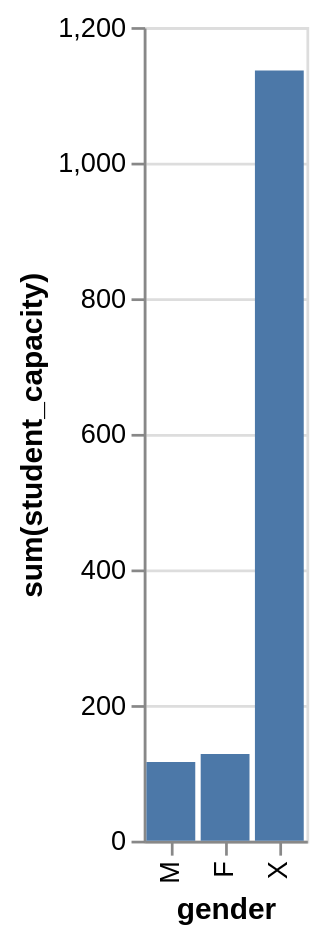

Express this chart as Vega-Lite.
### Vega-Lite specification from a JSON file in a GitHub repository (floating-point values rounded to 4 significant figures)
{"data": {"values": [{"x_data": "M", "y_data": 116}, {"x_data": "F", "y_data": 128}, {"x_data": "X", "y_data": 1136}]}, "mark": "bar", "encoding": {"x": {"field": "x_data", "type": "nominal", "title": "gender", "sort": {"op": "sum", "field": "y_data", "order": "ascending"}}, "y": {"field": "y_data", "type": "quantitative", "title": "sum(student_capacity)"}}}
